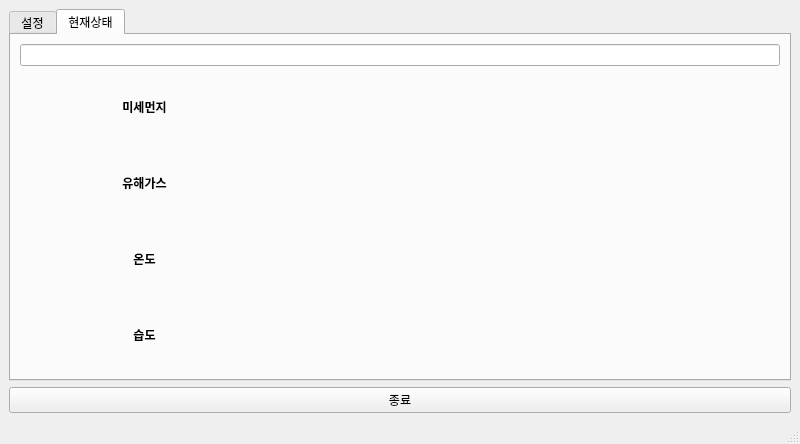
<?xml version="1.0" encoding="UTF-8"?>
<ui version="4.0">
 <class>MainWindow</class>
 <widget class="QMainWindow" name="MainWindow">
  <property name="geometry">
   <rect>
    <x>0</x>
    <y>0</y>
    <width>800</width>
    <height>444</height>
   </rect>
  </property>
  <property name="windowTitle">
   <string>MainWindow</string>
  </property>
  <property name="iconSize">
   <size>
    <width>6</width>
    <height>24</height>
   </size>
  </property>
  <widget class="QWidget" name="centralwidget">
   <layout class="QGridLayout" name="gridLayout_7">
    <item row="0" column="0">
     <layout class="QGridLayout" name="gridLayout">
      <item row="0" column="0">
       <widget class="QTabWidget" name="tabWidget">
        <property name="currentIndex">
         <number>1</number>
        </property>
        <widget class="QWidget" name="tab">
         <attribute name="title">
          <string>설정</string>
         </attribute>
         <layout class="QGridLayout" name="gridLayout_22">
          <item row="0" column="0">
           <widget class="QToolBox" name="toolBox">
            <property name="currentIndex">
             <number>1</number>
            </property>
            <widget class="QWidget" name="page">
             <property name="geometry">
              <rect>
               <x>0</x>
               <y>0</y>
               <width>758</width>
               <height>205</height>
              </rect>
             </property>
             <attribute name="label">
              <string>ON</string>
             </attribute>
             <layout class="QGridLayout" name="gridLayout_11">
              <item row="0" column="0">
               <layout class="QGridLayout" name="gridLayout_6">
                <item row="0" column="0">
                 <layout class="QGridLayout" name="gridLayout_4">
                  <item row="0" column="0">
                   <widget class="QLabel" name="label_8">
                    <property name="text">
                     <string>온도/습도</string>
                    </property>
                    <property name="alignment">
                     <set>Qt::AlignCenter</set>
                    </property>
                   </widget>
                  </item>
                  <item row="1" column="0">
                   <layout class="QGridLayout" name="gridLayout_3">
                    <item row="1" column="1">
                     <widget class="QDoubleSpinBox" name="h_on_set">
                      <property name="alignment">
                       <set>Qt::AlignCenter</set>
                      </property>
                      <property name="decimals">
                       <number>1</number>
                      </property>
                      <property name="value">
                       <double>80.000000000000000</double>
                      </property>
                     </widget>
                    </item>
                    <item row="0" column="1">
                     <widget class="QDoubleSpinBox" name="t_on_set">
                      <property name="alignment">
                       <set>Qt::AlignCenter</set>
                      </property>
                      <property name="decimals">
                       <number>1</number>
                      </property>
                      <property name="value">
                       <double>25.000000000000000</double>
                      </property>
                     </widget>
                    </item>
                    <item row="1" column="0">
                     <widget class="QLabel" name="label_10">
                      <property name="text">
                       <string>습도</string>
                      </property>
                      <property name="alignment">
                       <set>Qt::AlignCenter</set>
                      </property>
                     </widget>
                    </item>
                    <item row="0" column="0">
                     <widget class="QLabel" name="label_9">
                      <property name="text">
                       <string>온도</string>
                      </property>
                      <property name="alignment">
                       <set>Qt::AlignCenter</set>
                      </property>
                     </widget>
                    </item>
                   </layout>
                  </item>
                 </layout>
                </item>
                <item row="1" column="0">
                 <layout class="QGridLayout" name="gridLayout_5">
                  <item row="0" column="0">
                   <spacer name="horizontalSpacer">
                    <property name="orientation">
                     <enum>Qt::Horizontal</enum>
                    </property>
                    <property name="sizeHint" stdset="0">
                     <size>
                      <width>40</width>
                      <height>20</height>
                     </size>
                    </property>
                   </spacer>
                  </item>
                  <item row="1" column="0">
                   <widget class="QPushButton" name="on_set">
                    <property name="text">
                     <string>완료 </string>
                    </property>
                    <property name="autoDefault">
                     <bool>true</bool>
                    </property>
                   </widget>
                  </item>
                 </layout>
                </item>
               </layout>
              </item>
             </layout>
            </widget>
            <widget class="QWidget" name="page_2">
             <property name="geometry">
              <rect>
               <x>0</x>
               <y>0</y>
               <width>758</width>
               <height>205</height>
              </rect>
             </property>
             <attribute name="label">
              <string>OFF</string>
             </attribute>
             <layout class="QGridLayout" name="gridLayout_24">
              <item row="0" column="0">
               <layout class="QGridLayout" name="gridLayout_17">
                <item row="1" column="0">
                 <layout class="QGridLayout" name="gridLayout_20">
                  <item row="0" column="0">
                   <spacer name="horizontalSpacer_4">
                    <property name="orientation">
                     <enum>Qt::Horizontal</enum>
                    </property>
                    <property name="sizeHint" stdset="0">
                     <size>
                      <width>40</width>
                      <height>20</height>
                     </size>
                    </property>
                   </spacer>
                  </item>
                  <item row="1" column="0">
                   <widget class="QPushButton" name="off_set">
                    <property name="text">
                     <string>완료 </string>
                    </property>
                    <property name="autoDefault">
                     <bool>true</bool>
                    </property>
                   </widget>
                  </item>
                 </layout>
                </item>
                <item row="0" column="0">
                 <layout class="QGridLayout" name="gridLayout_18">
                  <item row="0" column="0">
                   <widget class="QLabel" name="label_17">
                    <property name="text">
                     <string>온도/습도</string>
                    </property>
                    <property name="alignment">
                     <set>Qt::AlignCenter</set>
                    </property>
                   </widget>
                  </item>
                  <item row="1" column="0">
                   <layout class="QGridLayout" name="gridLayout_19">
                    <item row="1" column="1">
                     <widget class="QDoubleSpinBox" name="h_off_set">
                      <property name="alignment">
                       <set>Qt::AlignCenter</set>
                      </property>
                      <property name="decimals">
                       <number>1</number>
                      </property>
                      <property name="value">
                       <double>50.000000000000000</double>
                      </property>
                     </widget>
                    </item>
                    <item row="0" column="1">
                     <widget class="QDoubleSpinBox" name="t_off_set">
                      <property name="alignment">
                       <set>Qt::AlignCenter</set>
                      </property>
                      <property name="decimals">
                       <number>1</number>
                      </property>
                      <property name="value">
                       <double>20.000000000000000</double>
                      </property>
                     </widget>
                    </item>
                    <item row="1" column="0">
                     <widget class="QLabel" name="label_18">
                      <property name="text">
                       <string>습도</string>
                      </property>
                      <property name="alignment">
                       <set>Qt::AlignCenter</set>
                      </property>
                     </widget>
                    </item>
                    <item row="0" column="0">
                     <widget class="QLabel" name="label_19">
                      <property name="text">
                       <string>온도</string>
                      </property>
                      <property name="alignment">
                       <set>Qt::AlignCenter</set>
                      </property>
                     </widget>
                    </item>
                   </layout>
                  </item>
                 </layout>
                </item>
               </layout>
              </item>
             </layout>
            </widget>
           </widget>
          </item>
         </layout>
        </widget>
        <widget class="QWidget" name="tab_2">
         <attribute name="title">
          <string>현재상태</string>
         </attribute>
         <layout class="QGridLayout" name="gridLayout_8">
          <item row="0" column="0">
           <layout class="QGridLayout" name="gridLayout_2">
            <item row="1" column="0">
             <widget class="QLabel" name="label_2">
              <property name="font">
               <font>
                <weight>75</weight>
                <bold>true</bold>
               </font>
              </property>
              <property name="text">
               <string>미세먼지</string>
              </property>
              <property name="alignment">
               <set>Qt::AlignCenter</set>
              </property>
             </widget>
            </item>
            <item row="3" column="0">
             <widget class="QLabel" name="label_5">
              <property name="font">
               <font>
                <weight>75</weight>
                <bold>true</bold>
               </font>
              </property>
              <property name="text">
               <string>온도</string>
              </property>
              <property name="alignment">
               <set>Qt::AlignCenter</set>
              </property>
             </widget>
            </item>
            <item row="3" column="1" colspan="2">
             <widget class="QLabel" name="t_label">
              <property name="text">
               <string/>
              </property>
              <property name="alignment">
               <set>Qt::AlignCenter</set>
              </property>
             </widget>
            </item>
            <item row="0" column="0" colspan="3">
             <widget class="QLineEdit" name="time">
              <property name="font">
               <font>
                <weight>75</weight>
                <bold>true</bold>
               </font>
              </property>
              <property name="alignment">
               <set>Qt::AlignCenter</set>
              </property>
             </widget>
            </item>
            <item row="4" column="0">
             <widget class="QLabel" name="label_3">
              <property name="font">
               <font>
                <weight>75</weight>
                <bold>true</bold>
               </font>
              </property>
              <property name="text">
               <string>습도</string>
              </property>
              <property name="alignment">
               <set>Qt::AlignCenter</set>
              </property>
             </widget>
            </item>
            <item row="1" column="2">
             <widget class="QLabel" name="d_image">
              <property name="text">
               <string/>
              </property>
              <property name="alignment">
               <set>Qt::AlignCenter</set>
              </property>
             </widget>
            </item>
            <item row="4" column="1" colspan="2">
             <widget class="QLabel" name="h_label">
              <property name="text">
               <string/>
              </property>
              <property name="alignment">
               <set>Qt::AlignCenter</set>
              </property>
             </widget>
            </item>
            <item row="2" column="0">
             <widget class="QLabel" name="label_11">
              <property name="font">
               <font>
                <weight>75</weight>
                <bold>true</bold>
               </font>
              </property>
              <property name="text">
               <string>유해가스</string>
              </property>
              <property name="alignment">
               <set>Qt::AlignCenter</set>
              </property>
             </widget>
            </item>
            <item row="1" column="1">
             <widget class="QLabel" name="d_label">
              <property name="font">
               <font>
                <weight>50</weight>
                <italic>false</italic>
                <bold>false</bold>
                <underline>false</underline>
                <strikeout>false</strikeout>
                <kerning>false</kerning>
               </font>
              </property>
              <property name="text">
               <string/>
              </property>
              <property name="alignment">
               <set>Qt::AlignCenter</set>
              </property>
             </widget>
            </item>
            <item row="2" column="1">
             <widget class="QLabel" name="g_label">
              <property name="text">
               <string/>
              </property>
              <property name="alignment">
               <set>Qt::AlignCenter</set>
              </property>
             </widget>
            </item>
            <item row="2" column="2">
             <widget class="QLabel" name="g_image">
              <property name="text">
               <string/>
              </property>
              <property name="alignment">
               <set>Qt::AlignCenter</set>
              </property>
             </widget>
            </item>
           </layout>
          </item>
         </layout>
        </widget>
       </widget>
      </item>
     </layout>
    </item>
    <item row="1" column="0">
     <widget class="QPushButton" name="exit">
      <property name="text">
       <string>종료</string>
      </property>
      <property name="iconSize">
       <size>
        <width>6</width>
        <height>24</height>
       </size>
      </property>
      <property name="autoDefault">
       <bool>true</bool>
      </property>
     </widget>
    </item>
   </layout>
  </widget>
  <widget class="QMenuBar" name="menubar">
   <property name="geometry">
    <rect>
     <x>0</x>
     <y>0</y>
     <width>800</width>
     <height>28</height>
    </rect>
   </property>
  </widget>
  <widget class="QStatusBar" name="statusbar"/>
 </widget>
 <resources/>
 <connections>
  <connection>
   <sender>exit</sender>
   <signal>clicked()</signal>
   <receiver>MainWindow</receiver>
   <slot>close()</slot>
   <hints>
    <hint type="sourcelabel">
     <x>399</x>
     <y>392</y>
    </hint>
    <hint type="destinationlabel">
     <x>399</x>
     <y>221</y>
    </hint>
   </hints>
  </connection>
  <connection>
   <sender>on_set</sender>
   <signal>clicked()</signal>
   <receiver>h_on_set</receiver>
   <slot>update()</slot>
   <hints>
    <hint type="sourcelabel">
     <x>399</x>
     <y>297</y>
    </hint>
    <hint type="destinationlabel">
     <x>584</x>
     <y>212</y>
    </hint>
   </hints>
  </connection>
  <connection>
   <sender>on_set</sender>
   <signal>clicked()</signal>
   <receiver>t_on_set</receiver>
   <slot>update()</slot>
   <hints>
    <hint type="sourcelabel">
     <x>399</x>
     <y>297</y>
    </hint>
    <hint type="destinationlabel">
     <x>584</x>
     <y>174</y>
    </hint>
   </hints>
  </connection>
  <connection>
   <sender>off_set</sender>
   <signal>clicked()</signal>
   <receiver>t_off_set</receiver>
   <slot>update()</slot>
   <hints>
    <hint type="sourcelabel">
     <x>399</x>
     <y>333</y>
    </hint>
    <hint type="destinationlabel">
     <x>584</x>
     <y>210</y>
    </hint>
   </hints>
  </connection>
  <connection>
   <sender>off_set</sender>
   <signal>clicked()</signal>
   <receiver>h_off_set</receiver>
   <slot>update()</slot>
   <hints>
    <hint type="sourcelabel">
     <x>399</x>
     <y>333</y>
    </hint>
    <hint type="destinationlabel">
     <x>584</x>
     <y>248</y>
    </hint>
   </hints>
  </connection>
 </connections>
</ui>
